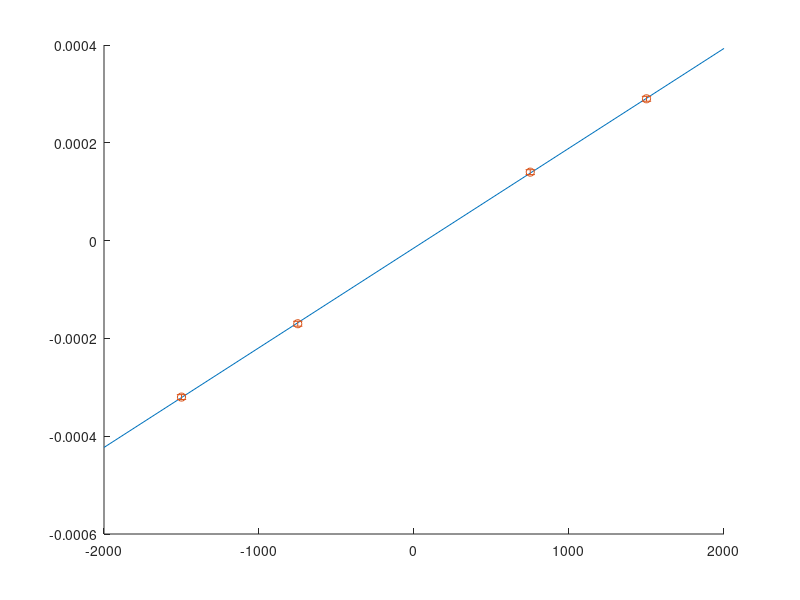

The MATLAB source for this figure: (Note: this script raises an error after producing the figure.)
%Created by: Jeffrey Hejna
%Date: 2/13/16
%Lab 1: Mechanical c


omega = [-750,-1500,750,1500];
s = [0.008300, 0.008150, 0.008610, 0.008760] - 0.00847;
A = 0.268;
B = 0.474;
D = 9.83;
p = polyfit(omega,s,1);
x = [-0.2 * 10.^4, 0.2 * 10.^4];
y = polyval(p,x);
omega_error=[50,50,50,50];
s_error=[0.000005,0.000005,0.000005,0.000005];

A_e=0.0007;
D_e=0.05;
B_e=0.004;

m_e=0.1e-07;
m=p(1);

e_1 = ((D.^2)*A_e/(m*(B+D))).^2;
e_2 = ((A*(D.^2)*B_e)/(m*((B+D).^2))).^2;
e_3 = ((((-A)*(D.^2)/(m*(B+D).^2)) + ((2*A*D)/(m*(B+D))))*D_e).^2;
e_4 = ((A*(D.^2)*m_e)/((m.^2)*(B+D))).^2;
c_e = 8*pi*sqrt(e_1 + e_2 +e_3 +e_4);
display(c_e);

slope = p(1);
%display(slope);
c = 1/slope * (8*pi*A*D.^2)/(D + B);
display(c);
close all;

figure
hold on;
plot(x,y);

errorbar(omega,s,s_error,'o');
herrorbar(omega,s,omega_error,'o');

xlabel ('Rotational speed of mirror (rev/s)');
ylabel ('Displacement of point image (m)');

hold off;



